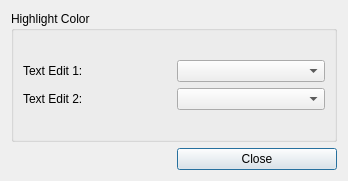
<?xml version="1.0" encoding="UTF-8"?>
<ui version="4.0">
 <class>HighlightColor</class>
 <widget class="QDialog" name="HighlightColor">
  <property name="geometry">
   <rect>
    <x>0</x>
    <y>0</y>
    <width>348</width>
    <height>181</height>
   </rect>
  </property>
  <property name="windowTitle">
   <string>Dialog</string>
  </property>
  <layout class="QGridLayout" name="gridLayout_3">
   <item row="0" column="0">
    <layout class="QGridLayout" name="gridLayout_2">
     <item row="1" column="1">
      <widget class="QPushButton" name="btnCloseHighlighterDlg">
       <property name="sizePolicy">
        <sizepolicy hsizetype="Preferred" vsizetype="Fixed">
         <horstretch>0</horstretch>
         <verstretch>0</verstretch>
        </sizepolicy>
       </property>
       <property name="text">
        <string>Close</string>
       </property>
      </widget>
     </item>
     <item row="0" column="0" colspan="2">
      <widget class="QGroupBox" name="groupBox">
       <property name="title">
        <string>Highlight Color</string>
       </property>
       <layout class="QGridLayout" name="gridLayout" rowstretch="0">
        <item row="0" column="0">
         <layout class="QVBoxLayout" name="verticalLayout">
          <item>
           <layout class="QHBoxLayout" name="horizontalLayout">
            <item>
             <widget class="QLabel" name="label">
              <property name="text">
               <string>Text Edit 1:</string>
              </property>
             </widget>
            </item>
            <item>
             <widget class="QComboBox" name="cmbText1Color"/>
            </item>
           </layout>
          </item>
          <item>
           <layout class="QHBoxLayout" name="horizontalLayout_2">
            <item>
             <widget class="QLabel" name="label_2">
              <property name="text">
               <string>Text Edit 2:</string>
              </property>
             </widget>
            </item>
            <item>
             <widget class="QComboBox" name="cmbText2Color"/>
            </item>
           </layout>
          </item>
         </layout>
        </item>
       </layout>
      </widget>
     </item>
    </layout>
   </item>
  </layout>
 </widget>
 <resources/>
 <connections>
  <connection>
   <sender>btnCloseHighlighterDlg</sender>
   <signal>clicked()</signal>
   <receiver>HighlightColor</receiver>
   <slot>HighlighterDlgBtnClose()</slot>
   <hints>
    <hint type="sourcelabel">
     <x>256</x>
     <y>154</y>
    </hint>
    <hint type="destinationlabel">
     <x>173</x>
     <y>90</y>
    </hint>
   </hints>
  </connection>
 </connections>
 <slots>
  <slot>HighlighterDlgBtnClose()</slot>
  <slot>ColorChanged1()</slot>
  <slot>ColorChanged2()</slot>
 </slots>
</ui>
